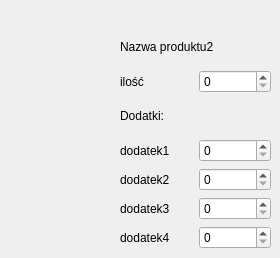
   <widget class="QWidget" name="page_2">
    <widget class="QWidget" name="layoutWidget_3">
     <property name="geometry">
      <rect>
       <x>120</x>
       <y>30</y>
       <width>151</width>
       <height>219</height>
      </rect>
     </property>
     <layout class="QVBoxLayout" name="verticalLayout_12">
      <item>
       <widget class="QLabel" name="label_78">
        <property name="text">
         <string>Nazwa produktu2</string>
        </property>
       </widget>
      </item>
      <item>
       <layout class="QHBoxLayout" name="horizontalLayout_56">
        <item>
         <widget class="QLabel" name="label_79">
          <property name="text">
           <string>ilość</string>
          </property>
         </widget>
        </item>
        <item>
         <widget class="QSpinBox" name="spinBox_56"/>
        </item>
       </layout>
      </item>
      <item>
       <widget class="QLabel" name="label_80">
        <property name="text">
         <string>Dodatki:</string>
        </property>
       </widget>
      </item>
      <item>
       <layout class="QHBoxLayout" name="horizontalLayout_57">
        <item>
         <widget class="QLabel" name="label_81">
          <property name="text">
           <string>dodatek1</string>
          </property>
         </widget>
        </item>
        <item>
         <widget class="QSpinBox" name="spinBox_57"/>
        </item>
       </layout>
      </item>
      <item>
       <layout class="QHBoxLayout" name="horizontalLayout_58">
        <item>
         <widget class="QLabel" name="label_82">
          <property name="text">
           <string>dodatek2</string>
          </property>
         </widget>
        </item>
        <item>
         <widget class="QSpinBox" name="spinBox_58"/>
        </item>
       </layout>
      </item>
      <item>
       <layout class="QHBoxLayout" name="horizontalLayout_59">
        <item>
         <widget class="QLabel" name="label_83">
          <property name="text">
           <string>dodatek3</string>
          </property>
         </widget>
        </item>
        <item>
         <widget class="QSpinBox" name="spinBox_59"/>
        </item>
       </layout>
      </item>
      <item>
       <layout class="QHBoxLayout" name="horizontalLayout_60">
        <item>
         <widget class="QLabel" name="label_84">
          <property name="text">
           <string>dodatek4</string>
          </property>
         </widget>
        </item>
        <item>
         <widget class="QSpinBox" name="spinBox_60"/>
        </item>
       </layout>
      </item>
     </layout>
    </widget>
   </widget>
